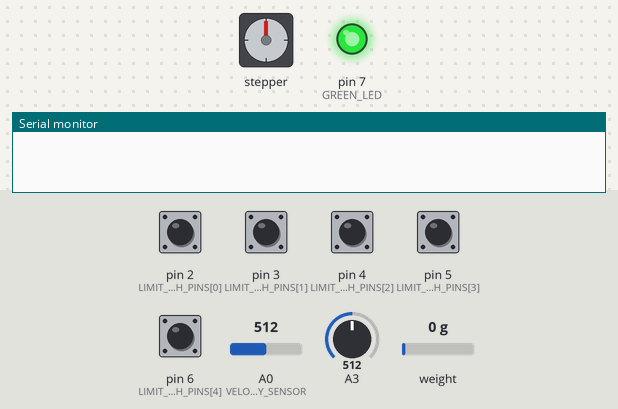
Bench run of a sketch on a simulated Arduino Uno, built with avr-gcc and run on an emulated ATmega328P. Parts: stepper motor, output pins drawn as LEDs (lit = HIGH), the last lines printed to the serial monitor. Wiring (inferred from the names in the program): stepper motor (2048 steps per turn assumed): coils pin 8, pin 9, pin 10, pin 11. Inputs (shaded band) come from the test bench; at power-on: pin 2 (LIMIT_SWITCH_PINS[0]), pin 3 (LIMIT_SWITCH_PINS[1]), pin 4 (LIMIT_SWITCH_PINS[2]), pin 5 (LIMIT_SWITCH_PINS[3]), pin 6 (LIMIT_SWITCH_PINS[4]) LOW, A0 (VELOCITY_SENSOR) = 512, weight on the scale 0 g, A3 = 512. Random numbers use the default seed unless the sketch sets one; pins used as bus, display or sensor lines are not drawn.

Above: at 0.1 s.
At 3.2 s:
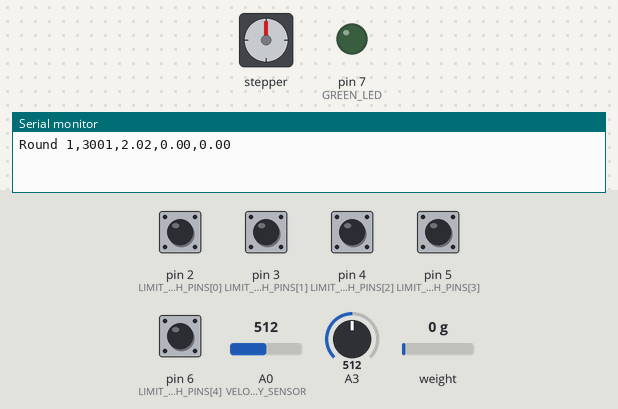
3.3 s: A0 (VELOCITY_SENSOR) set to 0
8.5 s: weight on the scale set to 100 g
Timing chart, 0 to 11.5 s (numbered marks = the images above; inputs shaded):
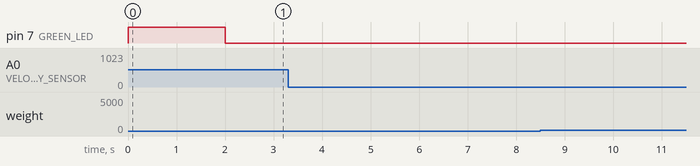

The sketch:

Main.ino
```cpp
#include <HX711.h>           // For load cell
#include <AccelStepper.h>    // For stepper motor control

// Pin Definitions
#define GREEN_LED 7
#define RED_LED 8
#define ORANGE_LED 9
#define BUZZER 10
#define FAN_PIN 11          // PWM pin for fan control
#define HX711_DOUT 12       // HX711 data digital pin
#define HX711_CLK 13        // HX711 clock digital pin
#define VELOCITY_SENSOR A0 // Analog pin for MPXV7002DP

// Flap control pins (example)
const int LIMIT_SWITCH_PINS[] = {2, 3, 4, 5, 6}; // Define limit switch digital pins

// Load cell and stepper motor setup
HX711 loadCell;
AccelStepper steppers[5] = {
  AccelStepper(AccelStepper::DRIVER, 22, 23), // Stepper 1
  AccelStepper(AccelStepper::DRIVER, 24, 25), // Stepper 2
  AccelStepper(AccelStepper::DRIVER, 26, 27), // Stepper 3
  AccelStepper(AccelStepper::DRIVER, 28, 29), // Stepper 4
  AccelStepper(AccelStepper::DRIVER, 30, 31) // Stepper 5
};

// Variables
float airVelocity = 0;
float dragForce = 0;
float cd = 0;

// Function prototypes
float readVelocity();
float readDragForce();
float calculateCd(float drag, float velocity);
void logData(const char* roundName);
void setStepperSpeedAndDirection(int speed, bool randomDirections);
void moveToHomePosition();
void runFanAndLogData(int targetSpeed, const char* roundName);

void setup() {
  Serial.begin(9600);

  // Initialize LEDs
  pinMode(GREEN_LED, OUTPUT);
  pinMode(RED_LED, OUTPUT);
  pinMode(ORANGE_LED, OUTPUT);
  pinMode(BUZZER, OUTPUT);

  // Initialize HX711
  loadCell.begin(HX711_DOUT, HX711_CLK);
  if (!loadCell.is_ready()) {
    digitalWrite(RED_LED, HIGH);
    Serial.println("Load cell error!");
    while (1); // Halt
  }

  // Check velocity sensor
  if (analogRead(VELOCITY_SENSOR) == 0) {
    digitalWrite(RED_LED, HIGH);
    Serial.println("Velocity sensor error!");
    while (1); // Halt
  }

  // Initialize Stepper Motors
  for (int i = 0; i < 5; i++) {
    steppers[i].setMaxSpeed(1000);
    steppers[i].setAcceleration(500);
  }

  // Check all systems and light up green LED if ready
  digitalWrite(GREEN_LED, HIGH);
  digitalWrite(BUZZER, HIGH);
  delay(2000); // Pause for confirmation
  digitalWrite(GREEN_LED, LOW);
  digitalWrite(BUZZER, LOW);

  // Fan initial setup
  pinMode(FAN_PIN, OUTPUT);

  // Move to home position
  moveToHomePosition();
}

void loop() {
  // First Round: Flaps parallel to flow
  moveToHomePosition();
  runFanAndLogData(25, "Round 1");

  // Second Round: Flaps at 120 RPM in random directions
  analogWrite(FAN_PIN, 0); // Stop fan
  setStepperSpeedAndDirection(120, true);
  runFanAndLogData(25, "Round 2");

  // Third Round: Flaps at random speeds and directions
  analogWrite(FAN_PIN, 0); // Stop fan
  setStepperSpeedAndDirection(0, true); // Random speeds
  runFanAndLogData(25, "Round 3");

  // Return flaps to home position
  moveToHomePosition();

  // Indicate completion
  digitalWrite(ORANGE_LED, HIGH);
  while (1); // System complete, halt
}
```

Stepper.ino
```cpp
// Function to move all steppers to home position
void moveToHomePosition() {
  for (int i = 0; i < 5; i++) {
    while (digitalRead(LIMIT_SWITCH_PINS[i]) == HIGH) { // Move until the switch is triggered
      steppers[i].setSpeed(-100); // Adjust speed and direction as needed
      steppers[i].runSpeed();
    }
    steppers[i].stop(); // Stop motor when at home
  }
}


// Function to set stepper speeds and directions
void setStepperSpeedAndDirection(int speed, bool randomDirections) {
  for (int i = 0; i < 5; i++) {
    int randomSpeed = speed == 0 ? random(60, 300) : speed; // Random speed if speed == 0
    if (randomDirections && random(0, 2) == 0) {
      steppers[i].setSpeed(-randomSpeed); // CCW
    } else {
      steppers[i].setSpeed(randomSpeed); // CW
    }
  }
}
```

logData.ino
```cpp
// Function to log data

// Function to run fan and log data
void runFanAndLogData(int targetSpeed, const char* roundName) {
  airVelocity = 0;
  while (airVelocity < targetSpeed) {
    analogWrite(FAN_PIN, analogRead(FAN_PIN) + 5); // Gradual speed increase
    airVelocity = readVelocity();
    dragForce = readDragForce();
    cd = calculateCd(dragForce, airVelocity);
    logData(roundName);
    delay(1000); // Log data every second
  }
}


// Function to read velocity from pitot tube
float readVelocity() {
  float raw = analogRead(VELOCITY_SENSOR);
  float pressure = (raw / 1023.0) * 5.0; // Convert to voltage
  return sqrt(2 * pressure / 1.225); // Using Bernoulli's principle
}

// Function to read drag force from load cell
float readDragForce() {
  return loadCell.get_units(10); // Convert raw data to force
}

// Function to calculate drag coefficient
float calculateCd(float drag, float velocity) {
  float area = 0.1; // Parachute cross-sectional area in m² (adjust as needed)
  return (2 * drag) / (1.225 * area * pow(velocity, 2));
}


void logData(const char* roundName) {
  Serial.print(roundName);
  Serial.print(",");
  Serial.print(millis());
  Serial.print(",");
  Serial.print(airVelocity);
  Serial.print(",");
  Serial.print(dragForce);
  Serial.print(",");
  Serial.println(cd);
}
```
